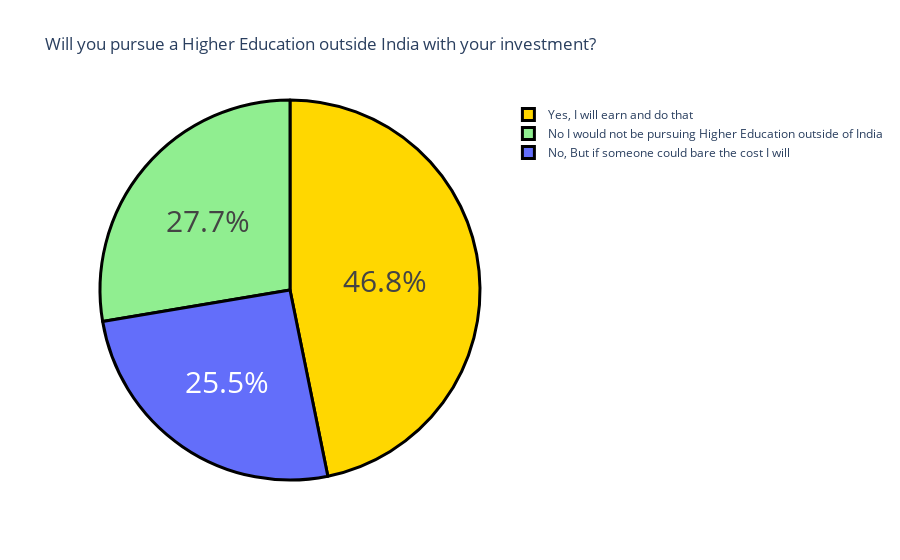

The notebook cell saved with this chart:
### Markdown cell above
## Now let’s have a look at how likely Genz is to work for one employer for three years or more:

### Code cell
question2 = "Would you definitely pursue a Higher Education / Post Graduation outside of India ? If only you have to self sponsor it."
question2 = data[question2].value_counts()
label = question2.index
counts = question2.values
colors = ['gold','lightgreen']
fig = go.Figure(data=[go.Pie(labels=label, values=counts)])
fig.update_layout(title_text='Will you pursue a Higher Education outside India with your investment?')
fig.update_traces(hoverinfo='label+value', textinfo='percent', textfont_size=30,
                  marker=dict(colors=colors, line=dict(color='black', width=3)))
fig.show()

### Figure 1 — Plotly figure (JSON) as saved in the notebook; plotly's stock layout.template omitted (floating-point values rounded to 4 significant figures)
{"data": [{"hoverinfo": "label+value", "labels": ["Yes, I will earn and do that", "No I would not be pursuing Higher Education outside of India", "No, But if someone could bare the cost I will"], "marker": {"colors": ["gold", "lightgreen"], "line": {"color": "black", "width": 3}}, "textfont": {"size": 30}, "textinfo": "percent", "type": "pie", "values": [110, 65, 60]}], "layout": {"title": {"text": "Will you pursue a Higher Education outside India with your investment?"}}}
